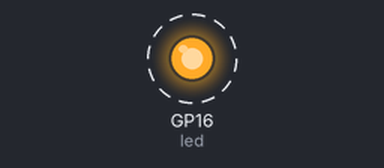
A program run on a simulated Raspberry Pi Pico running MicroPython. On the bench: output pins drawn as LEDs (lit = HIGH). Dashed ring = blinking. What the program prints to the serial console is not drawn. At 4.0 s the program stops and its outputs stay as they are.

Above: at 0.5 s.
Timing chart, 0 to 4.6 s (numbered marks = the images above):
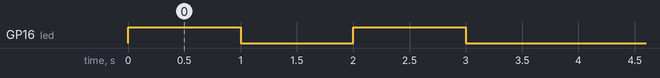

Measured:
- by itself, GP16 (led): alternates HIGH for 1.0 s and LOW for 1.0 s, 4 changes in all, then stays LOW

The program:

blink_led.py
```python
from machine import Pin
from time import sleep

led=Pin(16, Pin.OUT)
print(type(Pin))
print(Pin.OUT)

led.on()
sleep(1)
led.off()
sleep(1)
led.on()
sleep(1)
led.off()
sleep(1)
#
# duration=1
#
# led.on()
# sleep(duration)
# led.off()
# sleep(duration)
# led.on()
# sleep(duration)
# led.off()
# sleep()
# led.off()
#
# for i in range(10):
#     led.toggle()
#     sleep(duration)
```
